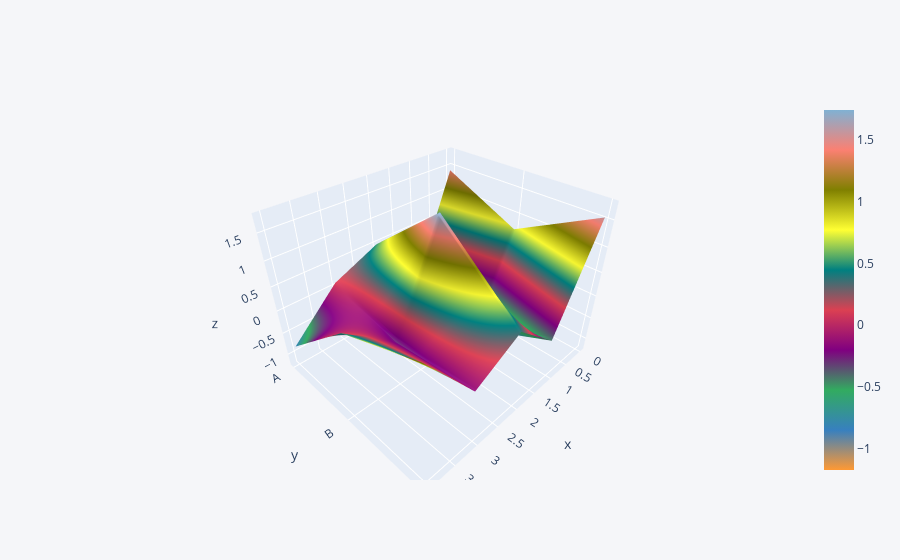

The notebook cell this image was saved under:
### Code cell
df.head().iplot(kind = "surface")

### Figure 1 — Plotly figure (JSON) as saved in the notebook; plotly's stock layout.template omitted (floating-point values rounded to 4 significant figures)
{"data": [{"colorscale": [[0, "rgb(255, 153, 51)"], [0.1111, "rgb(55, 128, 191)"], [0.2222, "rgb(50, 171, 96)"], [0.3333, "rgb(128, 0, 128)"], [0.4444, "rgb(219, 64, 82)"], [0.5556, "rgb(0, 128, 128)"], [0.6667, "rgb(255, 255, 51)"], [0.7778, "rgb(128, 128, 0)"], [0.8889, "rgb(251, 128, 114)"], [1, "rgb(128, 177, 211)"]], "type": "surface", "x": [0, 1, 2, 3, 4], "y": ["A", "B", "C"], "z": [[1.416, -0.7486, 0.4955, 0.08758, -0.8262], [0.7063, -1.171, 1.74, -0.2787, 0.529], [1.55, -0.4262, 0.375, -0.1337, 1.125]]}], "layout": {"legend": {"bgcolor": "#F5F6F9", "font": {"color": "#4D5663"}}, "paper_bgcolor": "#F5F6F9", "plot_bgcolor": "#F5F6F9", "title": {"font": {"color": "#4D5663"}}, "xaxis": {"gridcolor": "#E1E5ED", "showgrid": true, "tickfont": {"color": "#4D5663"}, "title": {"font": {"color": "#4D5663"}, "text": ""}, "zerolinecolor": "#E1E5ED"}, "yaxis": {"gridcolor": "#E1E5ED", "showgrid": true, "tickfont": {"color": "#4D5663"}, "title": {"font": {"color": "#4D5663"}, "text": ""}, "zerolinecolor": "#E1E5ED"}}}
